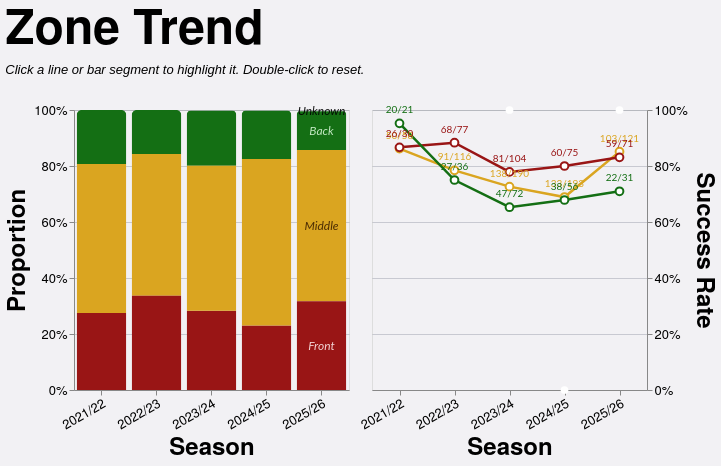

This figure's Vega-Lite source:
### Vega-Lite specification from a JSON file in a GitHub repository (floating-point values rounded to 4 significant figures; data arrays with more than 128 entries replaced by an {"elided": "..."} marker saying what was removed)
{"config": {"axis": {"labelFont": "PT Sans Narrow, Helvetica Neue, Helvetica, Arial, sans-serif", "titleFont": "PT Sans Narrow, Helvetica Neue, Helvetica, Arial, sans-serif", "labelFontSize": 13, "titleFontSize": 24, "gridColor": "#202947", "gridOpacity": 0.2}, "text": {"font": "Lato, sans-serif"}, "bar": {"cornerRadiusEnd": 5}, "header": {"labelFont": "PT Sans Narrow, Helvetica Neue, Helvetica, Arial, sans-serif", "titleFont": "PT Sans Narrow, Helvetica Neue, Helvetica, Arial, sans-serif", "labelFontSize": 24, "titleFontSize": 28, "labelFontWeight": "bold", "orient": "left"}, "legend": {"labelFont": "PT Sans Narrow, Helvetica Neue, Helvetica, Arial, sans-serif", "titleFont": "PT Sans Narrow, Helvetica Neue, Helvetica, Arial, sans-serif", "labelFontSize": 14, "titleFontSize": 16, "titlePadding": 5, "fillColor": "white", "strokeColor": "black", "padding": 10, "titleFontWeight": "lighter", "titleFontStyle": "italic", "titleColor": "gray", "offset": 10}, "title": {"font": "PT Sans Narrow, Helvetica Neue, Helvetica, Arial, sans-serif", "fontSize": 48, "fontWeight": "bold", "anchor": "start", "align": "center", "titlePadding": 20, "subtitlePadding": 10, "subtitleFontSize": 13, "subtitleColor": "", "subtitleFontStyle": "italic", "offset": 15, "color": "black"}, "axisX": {"labelAngle": 0}, "facet": {"title": null, "header": null, "align": {"row": "each", "column": "each"}}, "resolve": {"scale": {"y": "independent", "facet": "independent"}}, "background": "#f2f1f4", "scale": {"offsetBandPaddingOuter": 0.2, "offsetBandPaddingInner": 0.1}}, "hconcat": [{"layer": [{"mark": {"type": "bar", "opacity": 0.85}, "encoding": {"color": {"field": "area", "legend": null, "scale": {"domain": ["Front", "Middle", "Back"], "range": ["#991515", "goldenrod", "#146f14"]}, "sort": ["Front", "Middle", "Back"], "type": "nominal"}, "opacity": {"condition": {"param": "param_11", "value": 1.0, "empty": true}, "value": 0.2}, "order": {"field": "stack_order", "sort": "ascending", "type": "quantitative"}, "stroke": {"value": "transparent"}, "tooltip": [{"field": "season", "title": "Season", "type": "nominal"}, {"field": "area", "title": "Zone", "type": "nominal"}, {"field": "attempts", "format": ",.0f", "title": "Attempts", "type": "quantitative"}, {"field": "won", "format": ",.0f", "title": "Won", "type": "quantitative"}, {"field": "success_rate", "format": ".1%", "title": "Success Rate", "type": "quantitative"}], "x": {"axis": {"labelAngle": -30}, "field": "season", "sort": ["2021/22", "2022/23", "2023/24", "2024/25", "2025/26"], "title": "Season", "type": "nominal"}, "y": {"axis": {"format": "%", "orient": "left"}, "field": "attempts", "stack": "normalize", "title": "Proportion", "type": "quantitative"}}, "name": "view_7", "transform": [{"filter": "(loSquad == 'All' || datum.squad == loSquad) && (loGameType == 'All' || (loGameType == 'League + Cup' && (datum.game_type == 'League' || datum.game_type == 'Cup')) || (loGameType == 'League only' && datum.game_type == 'League') || datum.game_type == loGameType) && (loThrower == 'All' || datum.thrower == loThrower) && (loJumper == 'All' || datum.jumper == loJumper) && (loNumbers == 'All' || datum.numbers == loNumbers)"}, {"aggregate": [{"op": "count", "as": "attempts"}, {"op": "sum", "field": "won", "as": "won"}], "groupby": ["season", "area"]}, {"calculate": "datum.won / datum.attempts", "as": "success_rate"}, {"calculate": "datum.won + '/' + datum.attempts", "as": "won_attempts_label"}, {"calculate": "datum.area == 'Front' ? 0 : datum.area == 'Middle' ? 1 : datum.area == 'Back' ? 2 : 999", "as": "stack_order"}]}, {"mark": {"type": "text", "align": "center", "baseline": "middle", "fontSize": 12, "fontStyle": "italic"}, "encoding": {"color": {"field": "text_label_color", "legend": null, "scale": null, "type": "nominal"}, "opacity": {"condition": {"param": "param_11", "value": 0.9, "empty": true}, "value": 0.3}, "text": {"field": "area", "type": "nominal"}, "x": {"axis": {"labelAngle": -30}, "field": "season", "sort": ["2021/22", "2022/23", "2023/24", "2024/25", "2025/26"], "title": "Season", "type": "nominal"}, "y": {"field": "mid_y", "scale": {"domain": [0, 1]}, "type": "quantitative"}}, "transform": [{"filter": "(loSquad == 'All' || datum.squad == loSquad) && (loGameType == 'All' || (loGameType == 'League + Cup' && (datum.game_type == 'League' || datum.game_type == 'Cup')) || (loGameType == 'League only' && datum.game_type == 'League') || datum.game_type == loGameType) && (loThrower == 'All' || datum.thrower == loThrower) && (loJumper == 'All' || datum.jumper == loJumper) && (loNumbers == 'All' || datum.numbers == loNumbers)"}, {"aggregate": [{"op": "count", "as": "attempts"}, {"op": "sum", "field": "won", "as": "won"}], "groupby": ["season", "area"]}, {"calculate": "datum.won / datum.attempts", "as": "success_rate"}, {"calculate": "datum.won + '/' + datum.attempts", "as": "won_attempts_label"}, {"calculate": "datum.area == 'Front' ? 0 : datum.area == 'Middle' ? 1 : datum.area == 'Back' ? 2 : 999", "as": "stack_order"}, {"joinaggregate": [{"op": "sum", "field": "attempts", "as": "season_total"}], "groupby": ["season"]}, {"calculate": "datum.attempts / datum.season_total", "as": "proportion"}, {"window": [{"op": "sum", "field": "proportion", "as": "cum_prop"}], "frame": [null, 0], "groupby": ["season"], "sort": [{"field": "stack_order", "order": "ascending"}]}, {"calculate": "datum.cum_prop - datum.proportion / 2", "as": "mid_y"}, {"calculate": "datum.area == 'Front' ? '#fce8e8' : datum.area == 'Middle' ? '#3d2000' : datum.area == 'Back' ? '#d4f5d4' : 'black'", "as": "text_label_color"}, {"calculate": "toNumber(split(datum.season, '/')[0])", "as": "season_order_num"}, {"window": [{"op": "row_number", "field": "", "as": "season_rank"}], "groupby": ["area"], "sort": [{"field": "season_order_num", "order": "descending"}]}, {"filter": "datum.season_rank == 1"}]}], "height": 280, "width": {"step": 55}}, {"layer": [{"mark": {"type": "line", "point": {"fill": "white", "filled": false, "size": 60}, "strokeWidth": 2.5}, "encoding": {"color": {"field": "area", "legend": null, "scale": {"domain": ["Front", "Middle", "Back"], "range": ["#991515", "goldenrod", "#146f14"]}, "sort": ["Front", "Middle", "Back"], "type": "nominal"}, "detail": {"field": "area", "type": "nominal"}, "opacity": {"condition": {"param": "param_11", "value": 1.0, "empty": true}, "value": 0.2}, "tooltip": [{"field": "season", "title": "Season", "type": "nominal"}, {"field": "area", "title": "Zone", "type": "nominal"}, {"field": "attempts", "format": ",.0f", "title": "Attempts", "type": "quantitative"}, {"field": "won", "format": ",.0f", "title": "Won", "type": "quantitative"}, {"field": "success_rate", "format": ".1%", "title": "Success Rate", "type": "quantitative"}], "x": {"axis": {"labelAngle": -30}, "field": "season", "sort": ["2021/22", "2022/23", "2023/24", "2024/25", "2025/26"], "title": "Season", "type": "nominal"}, "y": {"axis": {"format": "%", "orient": "right"}, "field": "success_rate", "scale": {"domainMax": 1, "nice": true}, "title": "Success Rate", "type": "quantitative"}}, "name": "view_8", "transform": [{"filter": "(loSquad == 'All' || datum.squad == loSquad) && (loGameType == 'All' || (loGameType == 'League + Cup' && (datum.game_type == 'League' || datum.game_type == 'Cup')) || (loGameType == 'League only' && datum.game_type == 'League') || datum.game_type == loGameType) && (loThrower == 'All' || datum.thrower == loThrower) && (loJumper == 'All' || datum.jumper == loJumper) && (loNumbers == 'All' || datum.numbers == loNumbers)"}, {"aggregate": [{"op": "count", "as": "attempts"}, {"op": "sum", "field": "won", "as": "won"}], "groupby": ["season", "area"]}, {"calculate": "datum.won / datum.attempts", "as": "success_rate"}, {"calculate": "datum.won + '/' + datum.attempts", "as": "won_attempts_label"}]}, {"mark": {"type": "text", "align": "center", "baseline": "bottom", "dy": -8, "fontSize": 10}, "encoding": {"color": {"field": "area", "legend": null, "scale": {"domain": ["Front", "Middle", "Back"], "range": ["#991515", "goldenrod", "#146f14"]}, "sort": ["Front", "Middle", "Back"], "type": "nominal"}, "detail": {"field": "area", "type": "nominal"}, "opacity": {"condition": {"param": "param_11", "value": 1.0, "empty": true}, "value": 0.2}, "text": {"field": "won_attempts_label", "type": "nominal"}, "x": {"axis": {"labelAngle": -30}, "field": "season", "sort": ["2021/22", "2022/23", "2023/24", "2024/25", "2025/26"], "title": "Season", "type": "nominal"}, "y": {"axis": {"format": "%", "orient": "right"}, "field": "success_rate", "scale": {"domainMax": 1, "nice": true}, "title": "Success Rate", "type": "quantitative"}}, "transform": [{"filter": "(loSquad == 'All' || datum.squad == loSquad) && (loGameType == 'All' || (loGameType == 'League + Cup' && (datum.game_type == 'League' || datum.game_type == 'Cup')) || (loGameType == 'League only' && datum.game_type == 'League') || datum.game_type == loGameType) && (loThrower == 'All' || datum.thrower == loThrower) && (loJumper == 'All' || datum.jumper == loJumper) && (loNumbers == 'All' || datum.numbers == loNumbers)"}, {"aggregate": [{"op": "count", "as": "attempts"}, {"op": "sum", "field": "won", "as": "won"}], "groupby": ["season", "area"]}, {"calculate": "datum.won / datum.attempts", "as": "success_rate"}, {"calculate": "datum.won + '/' + datum.attempts", "as": "won_attempts_label"}]}], "height": 280, "width": {"step": 55}}], "data": {"name": "data-cf4de7f0020e91f04208de3fdd3ebf7e"}, "params": [{"name": "loSquad", "value": "All"}, {"name": "loSeason", "value": "All"}, {"name": "loGameType", "value": "All"}, {"name": "loThrower", "value": "All"}, {"name": "loJumper", "value": "All"}, {"name": "loArea", "value": "All"}, {"name": "loNumbers", "value": "All"}, {"name": "param_11", "select": {"type": "point", "clear": "dblclick", "fields": ["area"], "on": "click"}, "views": ["view_7", "view_8"]}], "resolve": {"scale": {"color": "shared"}}, "spacing": 8, "title": {"text": "Zone Trend", "subtitle": "Click a line or bar segment to highlight it. Double-click to reset."}, "$schema": "https://vega.github.io/schema/vega-lite/v5.20.1.json", "datasets": {"data-cf4de7f0020e91f04208de3fdd3ebf7e": {"elided": "1254 records"}}}
